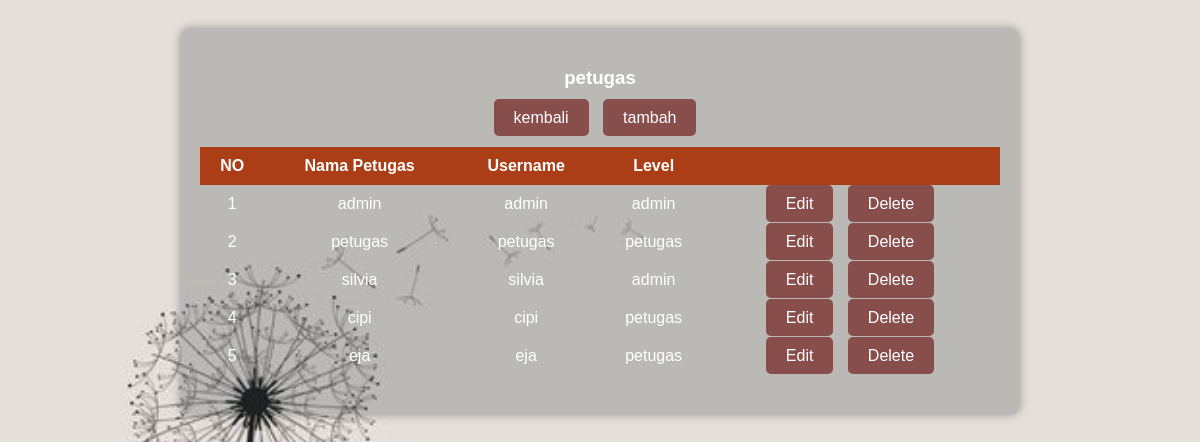
The app's page /kasir/data_petugas.php (signed in) with its own data.
### tables this page shows
CREATE TABLE `petugas` (
  `petugas_id` int(11) NOT NULL,
  `nama` varchar(250) NOT NULL,
  `username` varchar(250) NOT NULL,
  `password` varchar(250) NOT NULL,
  `level` varchar(200) NOT NULL
);

### kasir/data_petugas.php (the view, shortened to what this page needs)
<!DOCTYPE html>
<html lang="en">
<head>
</head>
<body>
    <div class="container mt-5">
        <h3>petugas</h3>
        <div class="btn-container">
            <a type="button" href="dashboard.php" class="btn btn-danger">kembali</a>
            <a type="button" href="registrasi.php" class="btn btn-success">tambah</a>
        </div>
        <table>
            <tr>
                <th>NO</th>
                <th>Nama Petugas</th>
                <th>Username</th>
                <th>Level</th>
                <th> </th>
            </tr>
            <?php
            include 'aksi/koneksi.php';
            $no = 1;
            $data = mysqli_query($koneksi, "SELECT * FROM petugas");
            while ($d = mysqli_fetch_assoc($data)) {
            ?>
            <tr>
                <td><?php echo $no++ ?></td>
                <td><?php echo $d['nama'] ?></td>
                <td><?php echo $d['username'] ?></td>
                <td><?php echo $d['level'] ?></td>
                <td>
                    <a type="button" href="edit_petugas.php?id=<?php echo $d['petugas_id'] ?>" class="btn btn-warning">Edit</a>
                    <a type="button" onclick="confirm('kamu yakin ?')" href="delete_petugas.php?id=<?php echo $d['petugas_id'] ?>" class="btn btn-danger">Delete</a>
                </td>
            </tr>
            <?php } ?>
        </table>
    </div>
</body>
</html>

### kasir/data_petugas.php (style rules this page uses)
body { font-family: Arial, sans-serif; background-image: url('assets/4.jpg'); background-size: cover; background-repeat: no-repeat; background-attachment: fixed; color: white; padding: 20px; }
.container { max-width: 800px; margin: 0 auto; padding: 20px; border-radius: 10px; box-shadow: 0 0 10px rgba(0, 0, 0, 0.3); background-color: rgba(26, 38, 49, 0.2); }
h3 { text-align: center; margin-bottom: 20px; }
.btn-container { margin-bottom: 20px; text-align: center; }
.btn { background-color: #874e4c; color: white; border: none; padding: 10px 20px; border-radius: 5px; text-decoration: none; margin-right: 10px; }
table { width: 100%; border-collapse: collapse; margin-bottom: 20px; }
th, td { padding: 10px; text-align: center; }
th { background-color: #ab3e16; color: white; }

### records on screen
petugas: nama "admin", username "admin", level "admin"
petugas: nama "petugas", username "petugas", level "petugas"
petugas: nama "silvia", username "silvia", level "admin"
petugas: nama "cipi", username "cipi", level "petugas"
petugas: nama "eja", username "eja", level "petugas"
